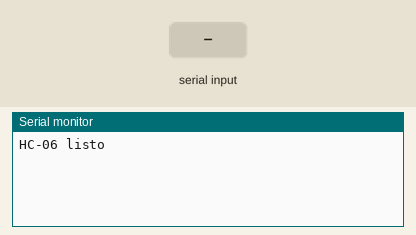
Recording of a sketch running on a simulated Arduino Uno, built with avr-gcc and run on an emulated ATmega328P. On the bench: the last lines printed to the serial monitor. The test bench sets the inputs (shaded band).

Above: at 1.2 s.
1.3 s: "1" received over the second serial link
At 2.1 s:
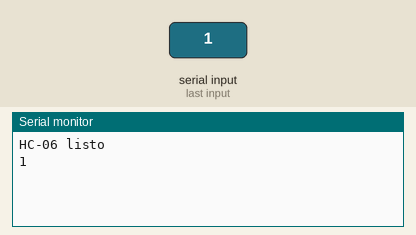
2.8 s: "0" received over the second serial link
At 3.2 s:
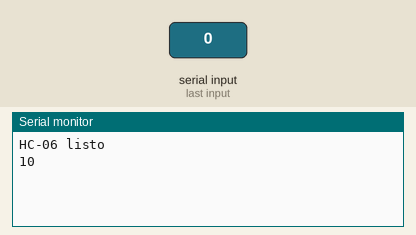

Measured:
- after the input at 1.3 s, the serial monitor: prints a new line at once (image 1)
- after the input at 2.8 s, the serial monitor: prints a new line at once (image 2)

The sketch:

ARDUINO.ino
```cpp
#include <SoftwareSerial.h>

SoftwareSerial BT(2, 3); // RX, TX

void setup() {
  Serial.begin(9600);
  BT.begin(9600);          // velocidad por defecto del HC-06
  Serial.println("HC-06 listo");
}

void loop() {
  // Lo que llega del ESP32 lo muestro en el monitor serie
  if (BT.available()) {
    Serial.write(BT.read());
  }
  // Lo que escribo en el monitor serie lo envío al ESP32
  if (Serial.available()) {
    BT.write(Serial.read());
  }
}
```
